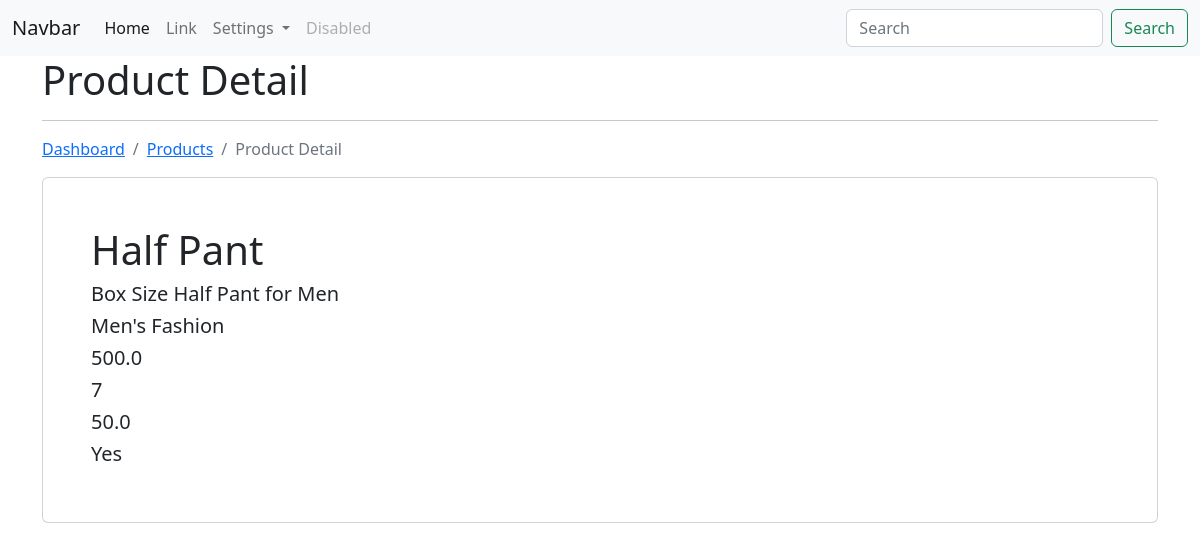
The page /ecom/product/view/13/ (signed in) on the database its author committed.
### app_ecom/models.py (models this page shows, shortened)
class Product(models.Model):
    title = models.CharField(max_length=200)
    desc = models.CharField(max_length=200)
    category = models.ForeignKey(Category, on_delete=models.CASCADE)
    price = models.FloatField()
    image = models.FileField(null=True, blank=True, upload_to="products/")
    quantity = models.IntegerField()
    discount = models.FloatField()
    cod = models.CharField(max_length=100)
    user = models.ForeignKey(User, on_delete=models.CASCADE)
    class Meta:
        db_table = 'app_products'

class Category(models.Model):
    category_name = models.CharField(max_length=200)
    def __str__(self):
        return self.category_name
    class Meta:
        db_table = 'app_categories'

### app_ecom/views.py (the view)
# urls.py: path('product/view/<int:id>/', views.product_view, name='view-product'),
@login_required(login_url='/authentication/login/')
def product_view(request, id):
    product = Product.objects.get(id=id)
    context = {"data": product}
    return render(request, 'products/product_view.html', context)

### templates/products/product_view.html (shortened to what this page needs)
{% extends "layouts/master.html" %}
{% block content %}
    <div class="container">
        <h1>Product Detail</h1>
        <hr>
        <nav aria-label="breadcrumb">
            <ol class="breadcrumb">
              <li class="breadcrumb-item"><a href="{% url 'dashboard' %}">Dashboard</a></li>
              <li class="breadcrumb-item active"><a href="{% url 'list-product' %}">Products</a></li>
              <li class="breadcrumb-item active">Product Detail</li>
            </ol>
        </nav>
        <div class="card p-5">
            <h1>{{ data.title }}</h1>
            <h5>{{ data.desc }}</h5>
            <h5>{{ data.category }}</h5>
            <h5>{{ data.price }}</h5>
            <h5>{{ data.quantity }}</h5>
            <h5>{{ data.discount }}</h5>
            <h5>{{ data.cod }}</h5>
        </div>
    </div>
{% endblock content %}

### rows shown on the page
Product: title "Half Pant", desc "Box Size Half Pant for Men", category "Men's Fashion", price "500.0", quantity "7", discount "50.0", cod "Yes"
